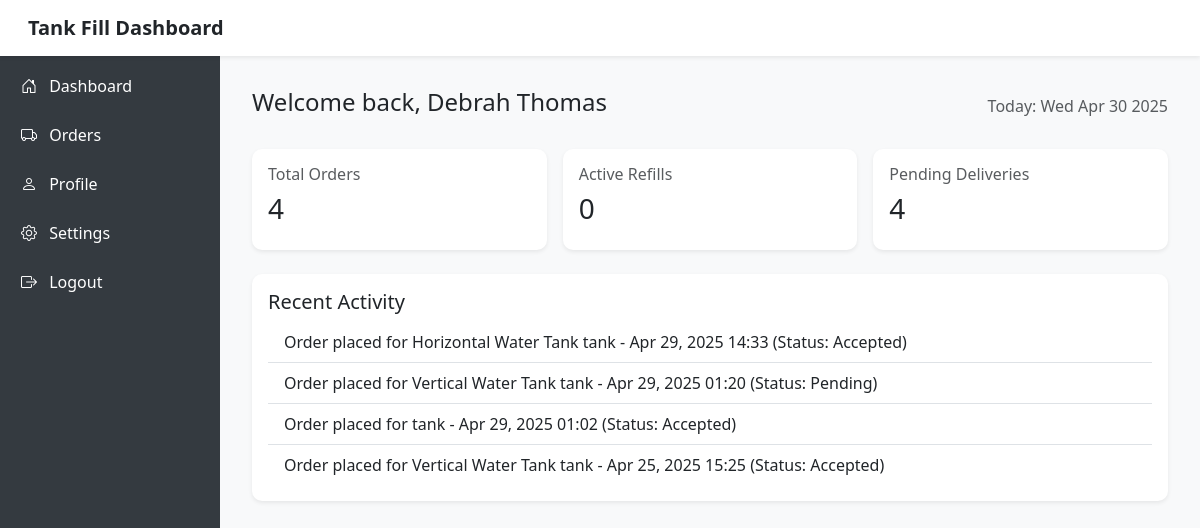
Page /customer_dashboard/ (signed in) on the earlier database version.
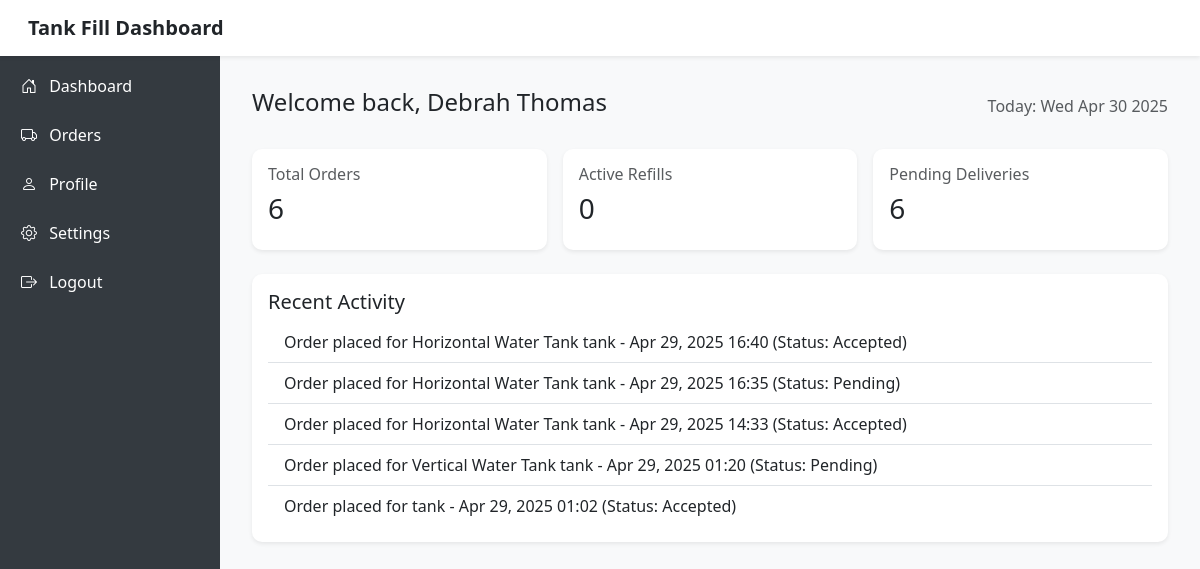
Same page on the later database version.
### authentication/models.py (models this page shows, shortened)
class User(AbstractBaseUser, PermissionsMixin):
    user_id = UniqueIDField(primary_key=True, unique=True, editable=False)
    email = models.EmailField(unique=True, blank=True, null=True)
    phone_number = models.CharField(max_length=15, unique=True, validators=[
        RegexValidator(regex=r'^\+?\d{9,15}$', message="Enter a valid phone number.")
    ])
    full_name = models.CharField(max_length=100)
    address = models.CharField(max_length=255, blank=True, null=True)
    gender = models.CharField(max_length=10, choices=GENDER_CHOICES, blank=True, null=True)
    photo = models.ImageField(upload_to='uploaded_files/kyc/photos/', default='media/profile.png', null=True, blank=True)
    date_joined = models.DateTimeField(default=timezone.now)
    is_active = models.BooleanField(default=True)
    is_staff = models.BooleanField(default=False)
    is_customer = models.BooleanField(default=False)
    is_vendor = models.BooleanField(default=False)
    is_driver = models.BooleanField(default=False)
    is_admin = models.BooleanField(default=False)
    groups = models.ManyToManyField(Group, related_name="custom_user_groups", blank=True)
    user_permissions = models.ManyToManyField(Permission, related_name="custom_user_permissions", blank=True)
    objects = CustomUserManager()
    USERNAME_FIELD = 'phone_number'
    REQUIRED_FIELDS = ['email', 'full_name']
    def get_full_name(self):
        return f"{self.full_name}"

class Order(models.Model):
    order_id = UniqueIDField(primary_key=True, editable=False, unique=True)
    customer = models.ForeignKey(User, on_delete=models.CASCADE, related_name="orders", limit_choices_to={'is_customer': True})
    vendor = models.ForeignKey(Vendor, on_delete=models.CASCADE, related_name="orders")
    order_date = models.DateTimeField(auto_now_add=True)
    payment_method = models.CharField(max_length=100, choices=PAYMENT_METHODS)
    litres = models.CharField(max_length=100, null=True)
    tank_type = models.CharField(max_length=200, choices=TANK_CHOICES)
    status = models.CharField(
        max_length=20, choices=DELIVERY_STATUS, default='Pending'
    )
    is_complete = models.BooleanField(default=False)
    delivery_location = models.CharField(max_length=200, null=True, blank=True)

### authentication/views.py (the view)
# urls.py: path('customer_dashboard/', CustomerDashboard.as_view(), name='customer_dashboard'),
@method_decorator((login_required, customer_required), name='dispatch')
class CustomerDashboard(View):
    template_name = 'customer/customer_dashboard.html'
    def get(self, request,*args,**kwargs):
        orders = Order.objects.filter(customer=request.user).order_by('-order_date')
        completed_orders = orders.filter(is_complete=True)
        pending_orders = orders.filter(is_complete=False)
        active_refills = orders.filter(status='Delivered')
        context = {
            'orders': orders,
            'completed_orders_count': completed_orders.count(),
            'pending_orders_count': pending_orders.count(),
            'active_refills_count': active_refills.count(),
        }
        return render(request, self.template_name,context)

### templates/customer/customer_dashboard.html (shortened to what this page needs)
<!DOCTYPE html>
<html lang="en">
<head>
  <link href="https://cdn.jsdelivr.net/npm/bootstrap@5.3.0/dist/css/bootstrap.min.css" rel="stylesheet"/>
  <link rel="stylesheet" href="https://cdn.jsdelivr.net/npm/bootstrap-icons@1.10.5/font/bootstrap-icons.css">
</head>
<body>
<nav class="navbar navbar-light bg-white shadow-sm p-3 sticky-top">
  <div class="container-fluid">
    <h5 class="mb-0 fw-bold">Tank Fill Dashboard</h5>
  </div>
</nav>
<div class="sidebar-desktop d-none d-md-block">
  <h4 class="mb-4">Tank Fill</h4>
  <a href="{% url 'customer_dashboard' %}"><i class="bi bi-house-door me-2"></i> Dashboard</a>
  <a href="{% url 'customer_orders' %}"><i class="bi bi-truck me-2"></i> Orders</a>
  <a href="#"><i class="bi bi-person me-2"></i> Profile</a>
  <a href="#"><i class="bi bi-gear me-2"></i> Settings</a>
  <a href="{% url 'logout' %}"><i class="bi bi-box-arrow-right me-2"></i> Logout</a>
</div>
<div class="main-content">
  <div class="d-flex justify-content-between align-items-center mb-4">
    <h2 class="h4">Welcome back, {{request.user.get_full_name}}</h2>
    <span class="text-muted">Today: <span id="date"></span></span>
  </div>
  <div class="row g-3 mb-4">
    <div class="col-sm-6 col-lg-4">
      <div class="card shadow-sm p-3">
        <h6 class="text-muted">Total Orders</h6>
        <h3>{{ orders.count }}</h3>
      </div>
    </div>
    <div class="col-sm-6 col-lg-4">
      <div class="card shadow-sm p-3">
        <h6 class="text-muted">Active Refills</h6>
        <h3>{{ active_refills_count }}</h3>
      </div>
    </div>
    <div class="col-sm-6 col-lg-4">
      <div class="card shadow-sm p-3">
        <h6 class="text-muted">Pending Deliveries</h6>
        <h3>{{ pending_orders_count }}</h3>
      </div>
    </div>
  </div>
  <div class="card shadow-sm p-3">
    <h5>Recent Activity</h5>
    <ul class="list-group list-group-flush">
      {% for order in orders|slice:":5" %}
        <li class="list-group-item">
          Order placed for {{ order.tank_type|title }} tank - {{ order.order_date|date:"M d, Y H:i" }} (Status: {{ order.status }})
        </li>
      {% empty %}
        <li class="list-group-item">No recent activities yet.</li>
      {% endfor %}
    </ul>
  </div>
</div>
</body>
</html>

### templates/customer/customer_dashboard.html (style rules this page uses)
body { background-color: #f8f9fa; }
.card { border: none; border-radius: 10px; }
@media (min-width: 768px) { .sidebar-desktop { position: fixed; top: 0; bottom: 0; width: 220px; background-color: #343a40; padding: 1rem; color: white; } }
@media (min-width: 768px) { .main-content { margin-left: 220px; padding: 2rem; } }
@media (min-width: 768px) { .sidebar-desktop a { display: block; color: white; text-decoration: none; margin-bottom:15px; padding:5px; } }

Differences in the rows shown:
no longer on this page (row unchanged): Order: tank_type "Vertical Water Tank", order_date "Apr 25, 2025 15:25", status "Accepted"
added Order: tank_type "Horizontal Water Tank", order_date "Apr 29, 2025 16:40", status "Accepted"
added Order: tank_type "Horizontal Water Tank", order_date "Apr 29, 2025 16:35", status "Pending"
Other differences:
{{ orders.count }}: "4" → "6"
{{ pending_orders_count }}: "4" → "6"
